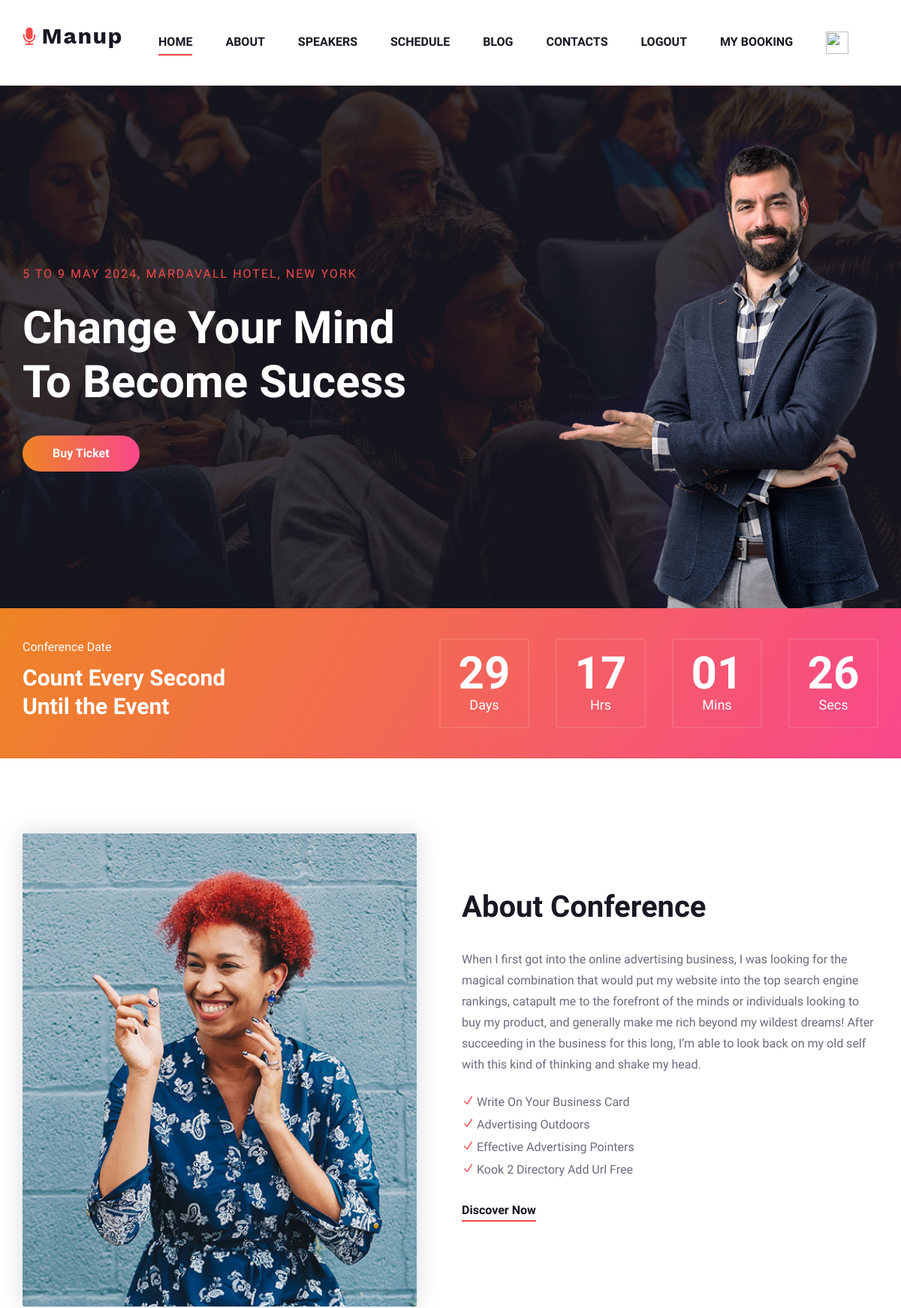
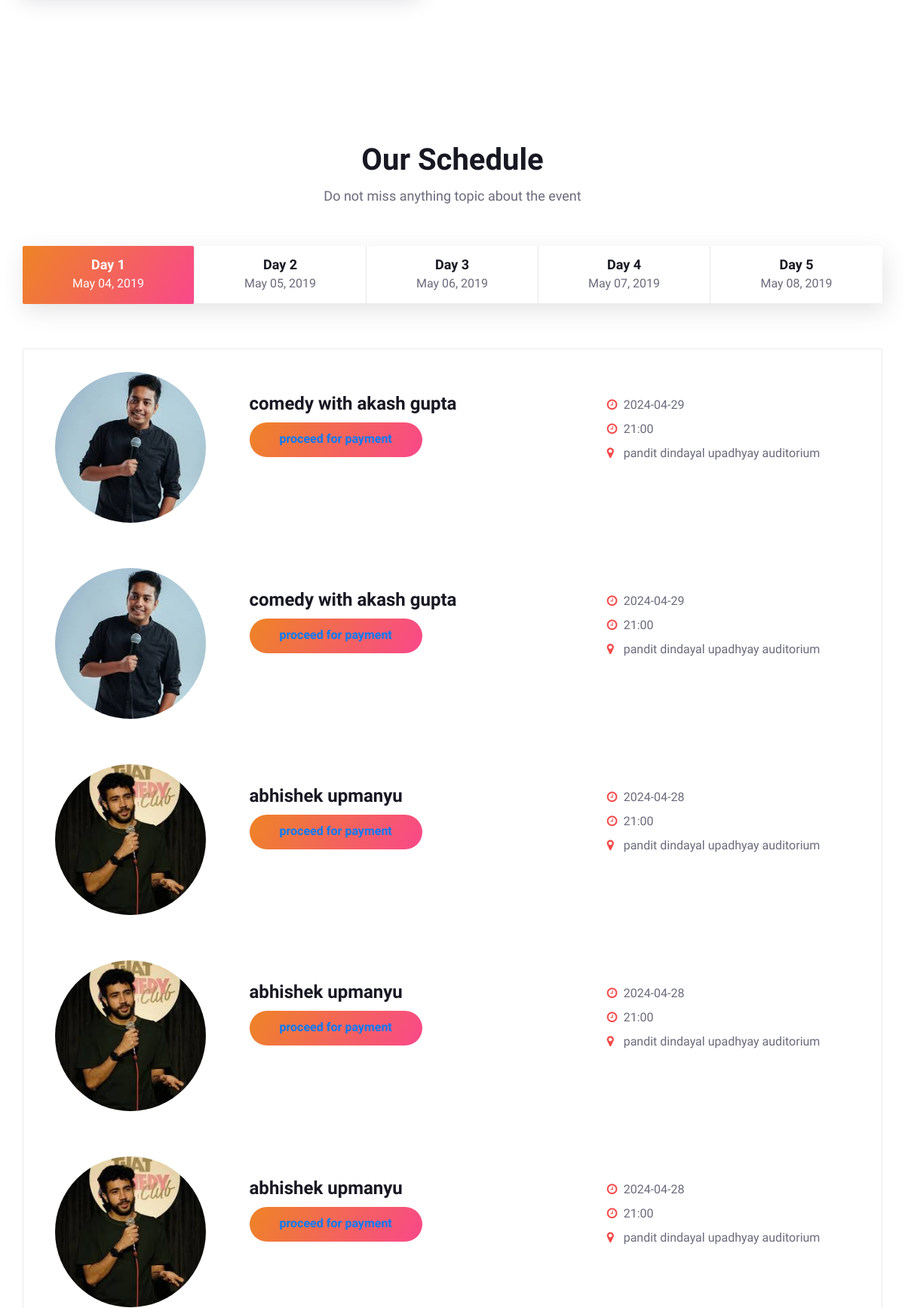
The page /myevents/ (signed in, upper part) on the database its author committed (2 pictures, top to bottom).
### myapp/models.py (models this page shows, shortened)
class BookEvent(models.Model):
	user=models.ForeignKey(User,on_delete=models.CASCADE)
	event=models.ForeignKey(Event,on_delete=models.CASCADE)
	event_price=models.PositiveIntegerField()
	ticket_qty=models.PositiveIntegerField()
	total_price=models.PositiveIntegerField(default=0)
	payment_status=models.BooleanField(default=False)

class Event(models.Model):
	manager=models.ForeignKey(User,on_delete=models.CASCADE)
	event_name=models.CharField(max_length=100)
	event_date=models.CharField(max_length=100)
	event_time=models.CharField(max_length=100)
	event_venue=models.TextField()
	event_picture=models.ImageField(upload_to="event_picture/")
	event_price=models.PositiveIntegerField()

### myapp/views.py (the view)
# urls.py: path('myevents/',views.myevents,name='myevents'),
def myevents(request):
	user=User.objects.get(email=request.session['email'])
	events=BookEvent.objects.filter(user=user)
	return render(request,'myevents.html',{'events':events})

### myapp/templates/myevents.html (shortened to what this page needs)
{% extends 'header.html' %}
{% load static %}
{% block content %}
<!DOCTYPE html>
<html lang="zxx">
<head>
</head>
<body>
    <section class="hero-section set-bg" data-setbg="{% static 'assets/img/hero.jpg' %}">
        <div class="container">
            <div class="row">
                <div class="col-lg-7">
                    <div class="hero-text">
                        <span>5 to 9 may 2024, mardavall hotel, New York</span>
                        <h2>Change Your Mind<br /> To Become Sucess</h2>
                        <a href="#" class="primary-btn">Buy Ticket</a>
                    </div>
                </div>
                <div class="col-lg-5">
                    <img src="{% static 'assets/img/hero-right.png' %}">
                </div>
            </div>
        </div>
    </section>
    <section class="counter-section bg-gradient">
        <div class="container">
            <div class="row">
                <div class="col-lg-4">
                    <div class="counter-text">
                        <span>Conference Date</span>
                        <h3>Count Every Second <br />Until the Event</h3>
                    </div>
                </div>
                <div class="col-lg-8">
                    <div class="cd-timer" id="countdown">
                    </div>
                </div>
            </div>
        </div>
    </section>
    <section class="home-about-section spad">
        <div class="container">
            <div class="row">
                <div class="col-lg-6">
                    <div class="ha-pic">
                        <img src="{% static 'assets/img/h-about.jpg' %}" alt="">
                    </div>
                </div>
                <div class="col-lg-6">
                    <div class="ha-text">
                        <h2>About Conference</h2>
                        <p>When I first got into the online advertising business, I was looking for the magical
                            combination that would put my website into the top search engine rankings, catapult me to
                            the forefront of the minds or individuals looking to buy my product, and generally make me
                            rich beyond my wildest dreams! After succeeding in the business for this long, I’m able to
                            look back on my old self with this kind of thinking and shake my head.</p>
                        <ul>
                            <li><span class="icon_check"></span> Write On Your Business Card</li>
                            <li><span class="icon_check"></span> Advertising Outdoors</li>
                            <li><span class="icon_check"></span> Effective Advertising Pointers</li>
                            <li><span class="icon_check"></span> Kook 2 Directory Add Url Free</li>
                        </ul>
                        <a href="#" class="ha-btn">Discover Now</a>
                    </div>
                </div>
            </div>
        </div>
    </section>
    <section class="schedule-section spad">
        <div class="container">
            <div class="row">
                <div class="col-lg-12">
                    <div class="section-title">
                        <h2>Our Schedule</h2>
                        <p>Do not miss anything topic about the event</p>
                    </div>
                </div>
            </div>
            <div class="row">
                <div class="col-lg-12">
                    <div class="schedule-tab">
                        <ul class="nav nav-tabs" role="tablist">
                            <li class="nav-item">
                                <a class="nav-link active" data-toggle="tab" href="#tabs-1" role="tab">
                                    <h5>Day 1</h5>
                                    <p>May 04, 2019</p>
                                </a>
                            </li>
                            <li class="nav-item">
                                <a class="nav-link" data-toggle="tab" href="#tabs-2" role="tab">
                                    <h5>Day 2</h5>
                                    <p>May 05, 2019</p>
                                </a>
                            </li>
                            <li class="nav-item">
                                <a class="nav-link" data-toggle="tab" href="#tabs-3" role="tab">
                                    <h5>Day 3</h5>
                                    <p>May 06, 2019</p>
                                </a>
                            </li>
                            <li class="nav-item">
                                <a class="nav-link" data-toggle="tab" href="#tabs-4" role="tab">
                                    <h5>Day 4</h5>
                                    <p>May 07, 2019</p>
                                </a>
                            </li>
                            <li class="nav-item">
                                <a class="nav-link" data-toggle="tab" href="#tabs-5" role="tab">
                                    <h5>Day 5</h5>
                                    <p>May 08, 2019</p>
                                </a>
                            </li>
                        </ul>
                        <div class="tab-content">
                            <div class="tab-pane active" id="tabs-1" role="tabpanel">
                                <div class="st-content">
                                    <div class="container">
                                        <div class="row">
                                            {% for i in events %}
                                            <div class="col-lg-3">
                                                <div class="sc-pic">
                                                    <img src="{{i.event.event_picture.url}}" style="height: 200px; width: 200px;" >
                                                </div>
                                            </div>
                                            <div class="col-lg-5">
                                                <div class="sc-text">
                                                    <h4>{{i.event.event_name}}</h4>
                                                    <ul>
                                                    <div>
                                                        {% if i.payment_status == False %}
                                                       <button type="submit" class="site-btn"><a href="{% url 'payment' pk=i.pk %}">proceed for payment</a></button>
                                                            {% else %}
                                                         <button type="submit" class="site-btn"><a href="" disabled>Already Booked</a></button>
                                                         <br><br>
                                                         <b>Price : {{i.event.event_price}}</b>
                                                            {% endif %}
                                                         </div>
                                                    </ul>
                                                </div>
                                            </div>
                                            <div class="col-lg-4">
                                                <ul class="sc-widget">
                                                      <li><i class="fa fa-clock-o"></i>{{i.event.event_date}}</li>
                                                    <li><i class="fa fa-clock-o"></i>{{i.event.event_time}}</li>
                                                    <li><i class="fa fa-map-marker"></i> {{i.event.event_venue}}
                                                    </li>
                                                </ul>
                                            </div>
                                            {% endfor %}
                                        </div>
                                    </div>
                                </div>
                            </div>
                        </div>
                    </div>
                </div>
            </div>
        </div>
    </section>
</body>
</html>
{% endblock %}

### rows shown on the page
BookEvent: event.event_picture (picture), event.event_name "comedy with akash gupta", payment_status "proceed for payment", event.event_date "2024-04-29", event.event_time "21:00", event.event_venue "pandit dindayal upadhyay auditorium"
BookEvent: event.event_picture (picture), event.event_name "comedy with akash gupta", payment_status "proceed for payment", event.event_date "2024-04-29", event.event_time "21:00", event.event_venue "pandit dindayal upadhyay auditorium"
BookEvent: event.event_picture (picture), event.event_name "abhishek upmanyu", payment_status "proceed for payment", event.event_date "2024-04-28", event.event_time "21:00", event.event_venue "pandit dindayal upadhyay auditorium"
BookEvent: event.event_picture (picture), event.event_name "abhishek upmanyu", payment_status "proceed for payment", event.event_date "2024-04-28", event.event_time "21:00", event.event_venue "pandit dindayal upadhyay auditorium"
BookEvent: event.event_picture (picture), event.event_name "abhishek upmanyu", payment_status "proceed for payment", event.event_date "2024-04-28", event.event_time "21:00", event.event_venue "pandit dindayal upadhyay auditorium"
